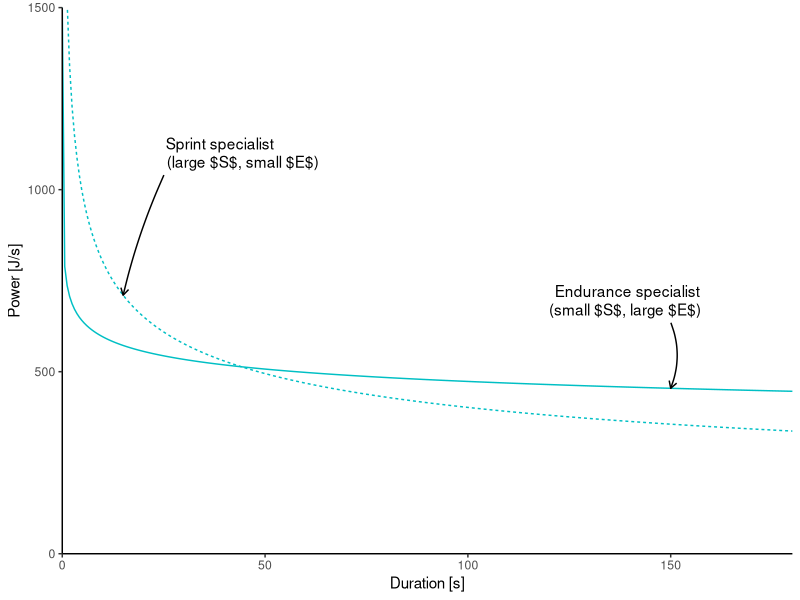

Here is the R script that generated this plot:
## ---- chunk 1
library("here")
library("tidyverse")

options(scipen = 10000) # avoid scientific notation

# Colours
col_hyp <- "#F8766D"
col_pow <- "#00BFC4"

my_theme <- theme_classic() +
  theme(legend.position = c(0.6, 0.9)) # places the legend inside the plot
## ---- chunk 2

durations   <- seq(from = 0, to = 180, length = 300)
n_durations <- length(durations)
S <- c(1600, 750)
E <- c(0.7, 0.9)
athletes <- c("Sprint specialist\n(large $S$, small $E$)", 
              "Endurance specialist\n(small $S$, large $E$)")
n_athletes <- length(athletes)


fig_3_data <- tibble(
  duration = rep(durations, times = n_athletes),
  speed = rep(S, each = n_durations),
  endurance = rep(E, each = n_durations),
  power = speed * duration^(endurance - 1),
  athlete = rep(athletes, each = n_durations)
)


labels <- unique(fig_3_data$athlete)

coords_sprint <- c(15, S[1] * 15^(E[1] - 1))
label_coords_sprint <- coords_sprint + c(10, 350)
coords_endure <- c(150, S[2] * 150^(E[2] - 1))
label_coords_endure <- coords_endure + c(0, 200)

fig_3_data %>%
  ggplot(mapping = aes(x = duration, y = power, linetype = athlete)) +
  geom_line(colour = col_pow, show.legend = FALSE) +
  scale_y_continuous(expand = c(0, 0)) +
  scale_x_continuous(expand = c(0, 0)) +
  coord_cartesian(ylim = c(0, 1500), xlim = c(0, max(fig_3_data$duration))) +
  labs(x = "Duration [s]", y = "Power [J/s]", linetype = "") +
  my_theme +
  annotate(
    geom       = "text", 
    x          = label_coords_sprint[1],
    y          = label_coords_sprint[2], 
    label      = labels[1],
    hjust      = -0.02, vjust = 0,
    lineheight = 1#,
  ) + 
  annotate(
    geom       = "curve", 
    xend       = coords_sprint[1],
    yend       = coords_sprint[2], 
    x          = label_coords_sprint[1] + 0.05, 
    y          = label_coords_sprint[2] - 20,
    curvature  = 0.05, 
    arrow      = arrow(length = unit(2, "mm")),
    alpha      = 1#,
  ) +
  annotate(
    geom       = "text", 
    x          = label_coords_endure[1],
    y          = label_coords_endure[2], 
    label      = labels[2],
    hjust      = 0.8, vjust = 0,
    lineheight = 1#,
  ) + 
  annotate(
    geom       = "curve", 
    xend       = coords_endure[1],
    yend       = coords_endure[2], 
    x          = label_coords_endure[1] + 0.05, 
    y          = label_coords_endure[2] - 20,
    curvature  = -0.2, 
    arrow      = arrow(length = unit(2, "mm")),
    alpha      = 1#,
  )
